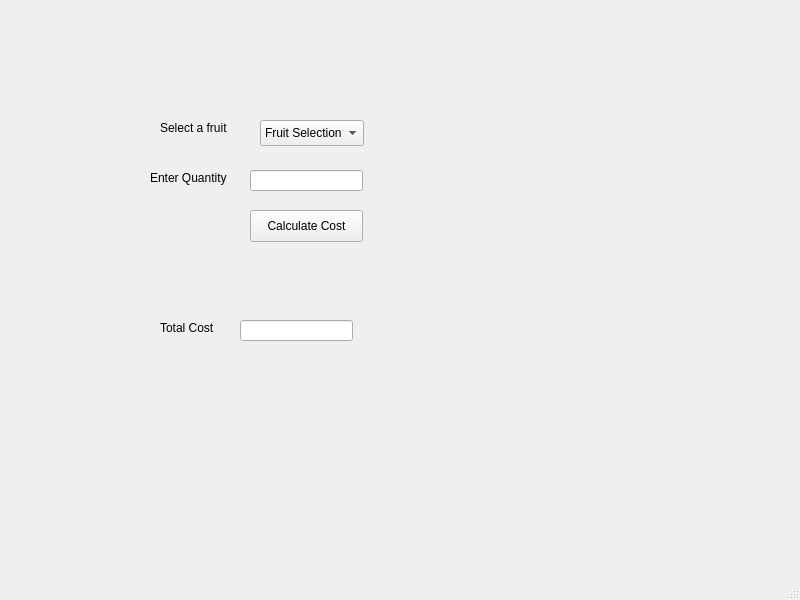
<?xml version="1.0" encoding="UTF-8"?>
<ui version="4.0">
 <class>fruitPurchase</class>
 <widget class="QMainWindow" name="fruitPurchase">
  <property name="geometry">
   <rect>
    <x>0</x>
    <y>0</y>
    <width>800</width>
    <height>600</height>
   </rect>
  </property>
  <property name="font">
   <font>
    <family>Arial</family>
    <pointsize>9</pointsize>
   </font>
  </property>
  <property name="windowTitle">
   <string>MainWindow</string>
  </property>
  <widget class="QWidget" name="centralwidget">
   <widget class="QLabel" name="lblFruit">
    <property name="geometry">
     <rect>
      <x>160</x>
      <y>120</y>
      <width>91</width>
      <height>16</height>
     </rect>
    </property>
    <property name="text">
     <string>Select a fruit</string>
    </property>
   </widget>
   <widget class="QComboBox" name="cmbFruit">
    <property name="geometry">
     <rect>
      <x>260</x>
      <y>120</y>
      <width>104</width>
      <height>26</height>
     </rect>
    </property>
    <item>
     <property name="text">
      <string>Fruit Selection</string>
     </property>
    </item>
    <item>
     <property name="text">
      <string>Apple</string>
     </property>
    </item>
    <item>
     <property name="text">
      <string>Orange</string>
     </property>
    </item>
    <item>
     <property name="text">
      <string>Pear</string>
     </property>
    </item>
    <item>
     <property name="text">
      <string>Peach</string>
     </property>
    </item>
    <item>
     <property name="text">
      <string>Banana</string>
     </property>
    </item>
   </widget>
   <widget class="QLabel" name="lblQuantity">
    <property name="geometry">
     <rect>
      <x>150</x>
      <y>170</y>
      <width>91</width>
      <height>16</height>
     </rect>
    </property>
    <property name="text">
     <string>Enter Quantity</string>
    </property>
   </widget>
   <widget class="QLineEdit" name="txtQuantity">
    <property name="geometry">
     <rect>
      <x>250</x>
      <y>170</y>
      <width>113</width>
      <height>21</height>
     </rect>
    </property>
   </widget>
   <widget class="QPushButton" name="btnCalculate">
    <property name="geometry">
     <rect>
      <x>250</x>
      <y>210</y>
      <width>113</width>
      <height>32</height>
     </rect>
    </property>
    <property name="text">
     <string>Calculate Cost</string>
    </property>
   </widget>
   <widget class="QLabel" name="lblCost">
    <property name="geometry">
     <rect>
      <x>160</x>
      <y>320</y>
      <width>91</width>
      <height>16</height>
     </rect>
    </property>
    <property name="text">
     <string>Total Cost</string>
    </property>
   </widget>
   <widget class="QLineEdit" name="txtTotalCost">
    <property name="geometry">
     <rect>
      <x>240</x>
      <y>320</y>
      <width>113</width>
      <height>21</height>
     </rect>
    </property>
    <property name="readOnly">
     <bool>true</bool>
    </property>
   </widget>
   <widget class="QLabel" name="lblEmpty">
    <property name="geometry">
     <rect>
      <x>510</x>
      <y>120</y>
      <width>91</width>
      <height>16</height>
     </rect>
    </property>
    <property name="text">
     <string/>
    </property>
   </widget>
  </widget>
  <widget class="QMenuBar" name="menubar">
   <property name="geometry">
    <rect>
     <x>0</x>
     <y>0</y>
     <width>800</width>
     <height>43</height>
    </rect>
   </property>
  </widget>
  <widget class="QStatusBar" name="statusbar"/>
 </widget>
 <resources/>
 <connections/>
</ui>
